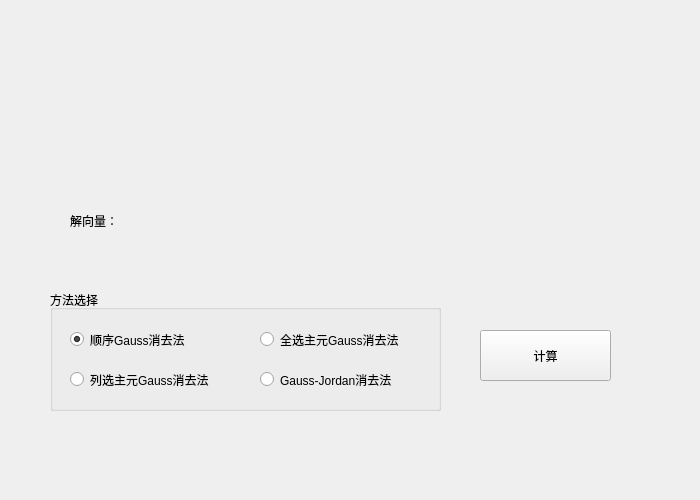
<?xml version="1.0" encoding="UTF-8"?>
<ui version="4.0">
 <class>E3t1</class>
 <widget class="QWidget" name="E3t1">
  <property name="geometry">
   <rect>
    <x>0</x>
    <y>0</y>
    <width>700</width>
    <height>500</height>
   </rect>
  </property>
  <property name="windowTitle">
   <string>Form</string>
  </property>
  <widget class="matWidget" name="widget" native="true">
   <property name="geometry">
    <rect>
     <x>70</x>
     <y>80</y>
     <width>231</width>
     <height>91</height>
    </rect>
   </property>
  </widget>
  <widget class="vecWidget" name="widget_2" native="true">
   <property name="geometry">
    <rect>
     <x>370</x>
     <y>80</y>
     <width>231</width>
     <height>91</height>
    </rect>
   </property>
  </widget>
  <widget class="QPushButton" name="pushButton">
   <property name="geometry">
    <rect>
     <x>480</x>
     <y>330</y>
     <width>131</width>
     <height>51</height>
    </rect>
   </property>
   <property name="text">
    <string>计算</string>
   </property>
  </widget>
  <widget class="vecLabel" name="label">
   <property name="geometry">
    <rect>
     <x>70</x>
     <y>190</y>
     <width>531</width>
     <height>61</height>
    </rect>
   </property>
   <property name="text">
    <string>解向量：</string>
   </property>
   <property name="wordWrap">
    <bool>true</bool>
   </property>
  </widget>
  <widget class="QGroupBox" name="groupBox">
   <property name="geometry">
    <rect>
     <x>50</x>
     <y>290</y>
     <width>391</width>
     <height>121</height>
    </rect>
   </property>
   <property name="title">
    <string>方法选择</string>
   </property>
   <widget class="QRadioButton" name="radioButton">
    <property name="geometry">
     <rect>
      <x>20</x>
      <y>40</y>
      <width>161</width>
      <height>19</height>
     </rect>
    </property>
    <property name="text">
     <string>顺序Gauss消去法</string>
    </property>
    <property name="checked">
     <bool>true</bool>
    </property>
   </widget>
   <widget class="QRadioButton" name="radioButton_2">
    <property name="geometry">
     <rect>
      <x>20</x>
      <y>80</y>
      <width>181</width>
      <height>19</height>
     </rect>
    </property>
    <property name="text">
     <string>列选主元Gauss消去法</string>
    </property>
   </widget>
   <widget class="QRadioButton" name="radioButton_3">
    <property name="geometry">
     <rect>
      <x>210</x>
      <y>40</y>
      <width>181</width>
      <height>19</height>
     </rect>
    </property>
    <property name="text">
     <string>全选主元Gauss消去法</string>
    </property>
   </widget>
   <widget class="QRadioButton" name="radioButton_4">
    <property name="geometry">
     <rect>
      <x>210</x>
      <y>80</y>
      <width>181</width>
      <height>19</height>
     </rect>
    </property>
    <property name="text">
     <string>Gauss-Jordan消去法</string>
    </property>
   </widget>
  </widget>
 </widget>
 <customwidgets>
  <customwidget>
   <class>matWidget</class>
   <extends>QWidget</extends>
   <header>matwidget.h</header>
   <container>1</container>
  </customwidget>
  <customwidget>
   <class>vecWidget</class>
   <extends>QWidget</extends>
   <header>vecwidget.h</header>
   <container>1</container>
  </customwidget>
  <customwidget>
   <class>vecLabel</class>
   <extends>QLabel</extends>
   <header>veclabel.h</header>
  </customwidget>
 </customwidgets>
 <resources/>
 <connections/>
</ui>
